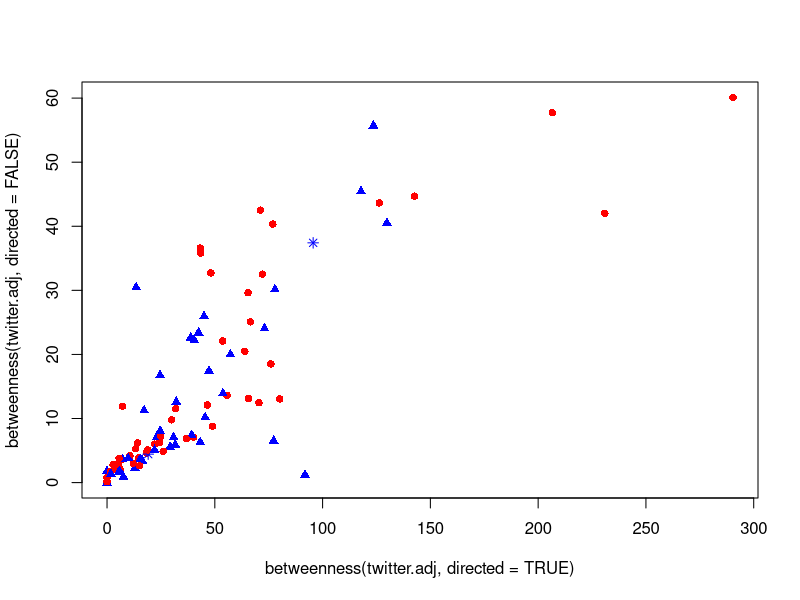

Here is the R script that generated this plot:
library(igraph)
(twitter <- read.csv("twitter-following.csv",
                    stringsAsFactors=FALSE))
# 文字列をファクタとみなす(変換する)」stringsAsFactors=TRUE

senator <- read.csv("twitter-senator.csv",
                    stringsAsFactors=FALSE)
n  <- nrow(senator)
twitter.adj <- matrix(0, nrow=n,ncol=n)
#nn行列、要素は全部ゼロを作成する

colnames(twitter.adj) <- rownames(twitter.adj) <-
    senator$screen_name
# senatorの名前をｒとCに書き込む。C｜r_


for(i in 1:nrow(twitter)){
  twitter.adj[twitter$following[i],
              twitter$followed[i]] <- 1
 } 


twitter.adj <- graph.adjacency(twitter.adj, mode = "directed", diag = FALSE)     

# plot(twitter.adj)
senator$indegree <- degree(twitter.adj, mode = "in")

senator$outdegree <- degree(twitter.adj, mode = "out")


in.order  <- order(senator$indegree, decreasing = TRUE)
out.order <- order(senator$outdegree, decreasing = TRUE)
# 降順
senator[in.order[1:3],]
senator[out.order[1:3],]

n <-nrow(senator)
col <- rep("red",n) # 一度、91名をredとしてColに
col[senator$party=="D"] <- "blue"
col[senator$party=="I"] <- "blue"

pch <- rep(16,n) # 一度、91名を16に
pch[senator$party=="D"] <- 17
pch[senator$party=="I"] <- 8

plot(betweenness(twitter.adj,directed =TRUE),
     betweenness(twitter.adj,directed =FALSE),
     pch = pch, col =col)


